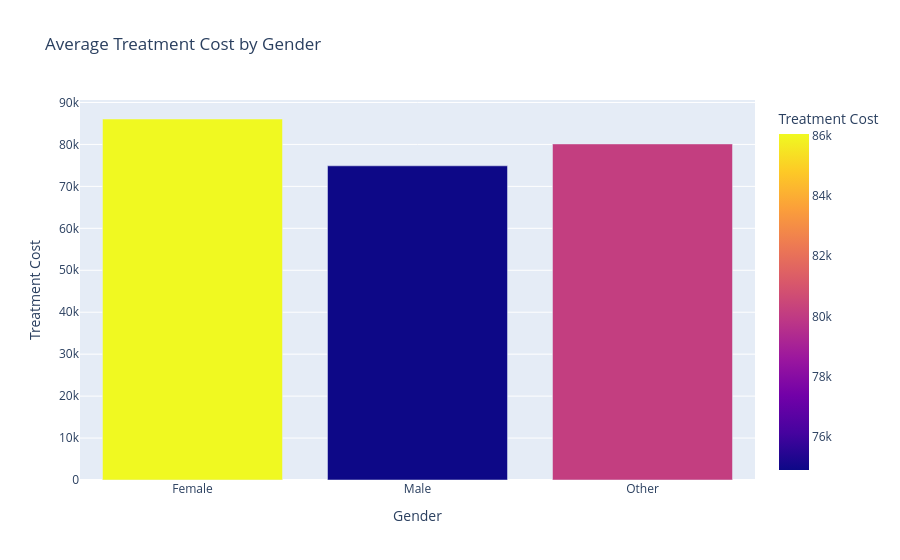

Notebook code for this chart:
### Code cell
gender_cost = hospital_df.groupby("Gender", as_index=False)["Treatment Cost"].mean()

fig = px.bar(
    gender_cost,
    x="Gender",
    y="Treatment Cost",
    color="Treatment Cost",
    title="Average Treatment Cost by Gender"
)
fig.show()

### Figure 1 — Plotly figure (JSON) as saved in the notebook; plotly's stock layout.template omitted (floating-point values rounded to 4 significant figures)
{"data": [{"hovertemplate": "Gender=%{x}<br>Treatment Cost=%{marker.color}<extra></extra>", "legendgroup": "", "marker": {"color": [86060.0, 74900.0, 80120.0], "coloraxis": "coloraxis", "pattern": {"shape": ""}}, "name": "", "orientation": "v", "showlegend": false, "textposition": "auto", "type": "bar", "x": ["Female", "Male", "Other"], "xaxis": "x", "y": [86060.0, 74900.0, 80120.0], "yaxis": "y"}], "layout": {"barmode": "relative", "coloraxis": {"colorbar": {"title": {"text": "Treatment Cost"}}, "colorscale": [[0, "#0d0887"], [0.1111, "#46039f"], [0.2222, "#7201a8"], [0.3333, "#9c179e"], [0.4444, "#bd3786"], [0.5556, "#d8576b"], [0.6667, "#ed7953"], [0.7778, "#fb9f3a"], [0.8889, "#fdca26"], [1, "#f0f921"]]}, "legend": {"tracegroupgap": 0}, "title": {"text": "Average Treatment Cost by Gender"}, "xaxis": {"anchor": "y", "domain": [0, 1], "title": {"text": "Gender"}}, "yaxis": {"anchor": "x", "domain": [0, 1], "title": {"text": "Treatment Cost"}}}}
